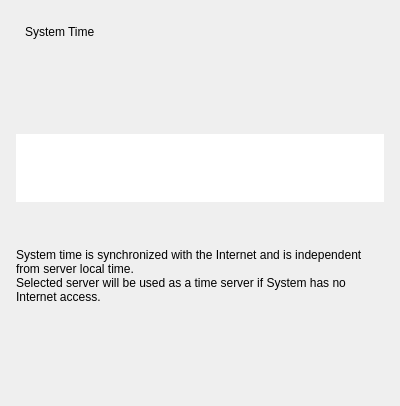
<?xml version="1.0" encoding="UTF-8"?>
<ui version="4.0">
 <class>TimeServerSelectionWidget</class>
 <widget class="QWidget" name="TimeServerSelectionWidget">
  <property name="geometry">
   <rect>
    <x>0</x>
    <y>0</y>
    <width>400</width>
    <height>406</height>
   </rect>
  </property>
  <layout class="QVBoxLayout" name="verticalLayout">
   <property name="spacing">
    <number>16</number>
   </property>
   <property name="leftMargin">
    <number>16</number>
   </property>
   <property name="topMargin">
    <number>16</number>
   </property>
   <property name="rightMargin">
    <number>16</number>
   </property>
   <property name="bottomMargin">
    <number>16</number>
   </property>
   <item>
    <widget class="QWidget" name="widget" native="true">
     <layout class="QVBoxLayout" name="verticalLayout_2">
      <property name="spacing">
       <number>6</number>
      </property>
      <item>
       <widget class="QLabel" name="timeDescLabel">
        <property name="text">
         <string>System Time</string>
        </property>
       </widget>
      </item>
      <item>
       <widget class="QStackedWidget" name="stackedWidget">
        <property name="sizePolicy">
         <sizepolicy hsizetype="Preferred" vsizetype="Fixed">
          <horstretch>0</horstretch>
          <verstretch>0</verstretch>
         </sizepolicy>
        </property>
        <property name="currentIndex">
         <number>1</number>
        </property>
        <widget class="QWidget" name="timePage">
         <layout class="QHBoxLayout" name="horizontalLayout" stretch="0,1">
          <property name="spacing">
           <number>16</number>
          </property>
          <item>
           <widget class="QLabel" name="timeLabel">
            <property name="font">
             <font>
              <weight>75</weight>
              <bold>true</bold>
             </font>
            </property>
            <property name="text">
             <string notr="true">&lt;TIME&gt;</string>
            </property>
           </widget>
          </item>
          <item>
           <widget class="QWidget" name="widget_2" native="true">
            <layout class="QVBoxLayout" name="verticalLayout_3">
             <property name="spacing">
              <number>0</number>
             </property>
             <item>
              <widget class="QLabel" name="dateLabel">
               <property name="text">
                <string notr="true">&lt;date&gt;</string>
               </property>
               <property name="alignment">
                <set>Qt::AlignLeading|Qt::AlignLeft|Qt::AlignVCenter</set>
               </property>
              </widget>
             </item>
             <item>
              <widget class="QLabel" name="zoneLabel">
               <property name="text">
                <string notr="true">&lt;zone&gt;</string>
               </property>
               <property name="alignment">
                <set>Qt::AlignLeading|Qt::AlignLeft|Qt::AlignTop</set>
               </property>
              </widget>
             </item>
            </layout>
           </widget>
          </item>
         </layout>
        </widget>
        <widget class="QWidget" name="syncPage">
         <layout class="QHBoxLayout" name="horizontalLayout_2">
          <item>
           <widget class="QnBusyIndicatorWidget" name="busyIndicator" native="true"/>
          </item>
          <item>
           <spacer name="horizontalSpacer">
            <property name="orientation">
             <enum>Qt::Horizontal</enum>
            </property>
            <property name="sizeHint" stdset="0">
             <size>
              <width>331</width>
              <height>20</height>
             </size>
            </property>
           </spacer>
          </item>
         </layout>
        </widget>
       </widget>
      </item>
     </layout>
    </widget>
   </item>
   <item>
    <widget class="QnTableView" name="serversTable">
     <property name="sizePolicy">
      <sizepolicy hsizetype="Expanding" vsizetype="Maximum">
       <horstretch>0</horstretch>
       <verstretch>0</verstretch>
      </sizepolicy>
     </property>
     <property name="frameShape">
      <enum>QFrame::NoFrame</enum>
     </property>
     <property name="sizeAdjustPolicy">
      <enum>QAbstractScrollArea::AdjustToContents</enum>
     </property>
     <property name="selectionMode">
      <enum>QAbstractItemView::NoSelection</enum>
     </property>
     <property name="selectionBehavior">
      <enum>QAbstractItemView::SelectRows</enum>
     </property>
     <property name="horizontalScrollMode">
      <enum>QAbstractItemView::ScrollPerPixel</enum>
     </property>
     <property name="showGrid">
      <bool>false</bool>
     </property>
     <property name="cornerButtonEnabled">
      <bool>false</bool>
     </property>
     <attribute name="verticalHeaderVisible">
      <bool>false</bool>
     </attribute>
    </widget>
   </item>
   <item>
    <widget class="QLabel" name="timeSourceLabel">
     <property name="text">
      <string/>
     </property>
    </widget>
   </item>
   <item>
    <widget class="QLabel" name="descriptionLabel">
     <property name="text">
      <string>System time is synchronized with the Internet and is independent from server local time.
Selected server will be used as a time server if System has no Internet access.</string>
     </property>
     <property name="wordWrap">
      <bool>true</bool>
     </property>
    </widget>
   </item>
   <item>
    <spacer name="verticalSpacer">
     <property name="orientation">
      <enum>Qt::Vertical</enum>
     </property>
     <property name="sizeHint" stdset="0">
      <size>
       <width>20</width>
       <height>1</height>
      </size>
     </property>
    </spacer>
   </item>
  </layout>
 </widget>
 <customwidgets>
  <customwidget>
   <class>QnBusyIndicatorWidget</class>
   <extends>QWidget</extends>
   <header location="global">ui/widgets/common/busy_indicator.h</header>
   <container>1</container>
  </customwidget>
  <customwidget>
   <class>QnTableView</class>
   <extends>QTableView</extends>
   <header location="global">ui/widgets/common/table_view.h</header>
  </customwidget>
 </customwidgets>
 <resources/>
 <connections/>
</ui>
